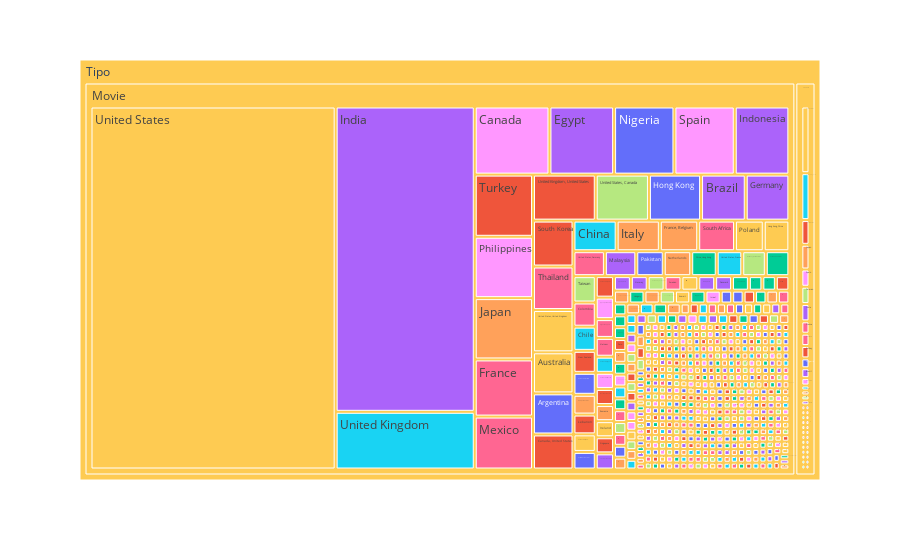

The notebook cell saved with this chart:
### Code cell
fig = px.treemap(tabela, path=[px.Constant('Tipo'),'Tipo','País'],   color='País')
fig.show()

### Figure 1 — Plotly figure (JSON) as saved in the notebook; plotly's stock layout.template omitted (floating-point values rounded to 4 significant figures; data arrays with more than 128 entries replaced by an {"elided": "..."} marker saying what was removed)
{"data": [{"branchvalues": "total", "customdata": {"elided": "640x1 str values"}, "domain": {"x": [0, 1], "y": [0, 1]}, "hovertemplate": "labels=%{label}<br>count=%{value}<br>parent=%{parent}<br>id=%{id}<br>País=%{customdata[0]}<extra></extra>", "ids": {"elided": "640 str values"}, "labels": {"elided": "640 str values"}, "marker": {"colors": {"elided": "640 str values"}}, "name": "", "parents": {"elided": "640 str values"}, "type": "treemap", "values": {"elided": "640 int values"}}], "layout": {"legend": {"tracegroupgap": 0}, "margin": {"t": 60}}}
